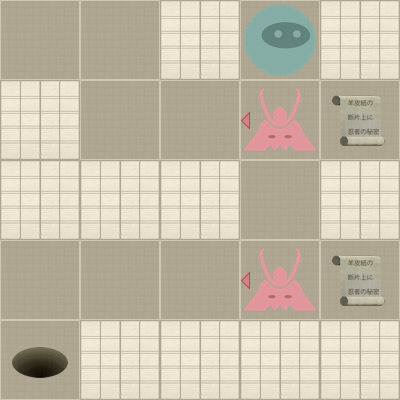

This game map was drawn from its Tiled (.tmx) file and the tilesets committed beside it. A one-line description and the trimmed map source follow:
An orthogonal 5x5 tile map with 80x80 px tiles, 2 tile layers (Level, Actors).

<map version="1.0" orientation="orthogonal" width="5" height="5" tilewidth="80" tileheight="80">
 <properties>
  <property name="moves" value="13" />
 </properties>
 <tileset firstgid="1" name="tiles" tilewidth="80" tileheight="80" spacing="2" margin="2">
  <image source="tiles-ipad.png" width="512" height="512" />
  <tile id="0">
   <properties>
    <property name="actor" value="exit" />
   </properties>
  </tile>
  <tile id="2">
   <properties>
    <property name="actor" value="guard" />
    <property name="direction" value="down" />
   </properties>
  </tile>
  <tile id="3">
   <properties>
    <property name="actor" value="guard" />
    <property name="direction" value="left" />
   </properties>
  </tile>
  <tile id="4">
   <properties>
    <property name="actor" value="guard" />
    <property name="direction" value="right" />
   </properties>
  </tile>
  <tile id="5">
   <properties>
    <property name="actor" value="guard" />
    <property name="direction" value="up" />
   </properties>
  </tile>
  <tile id="7">
   <properties>
    <property name="actor" value="player" />
   </properties>
  </tile>
  <tile id="8">
   <properties>
    <property name="actor" value="scroll" />
   </properties>
  </tile>
  <tile id="9">
   <properties>
    <property name="wall" value="1" />
   </properties>
  </tile>
 </tileset>
 <layer name="Level" width="5" height="5">
  <data>[25 cells, 25 non-empty, 2 distinct tile ids]</data>
 </layer>
 <layer name="Actors" width="5" height="5">
  <data>[25 cells, 6 non-empty, 4 distinct tile ids]</data>
 </layer>
</map>
